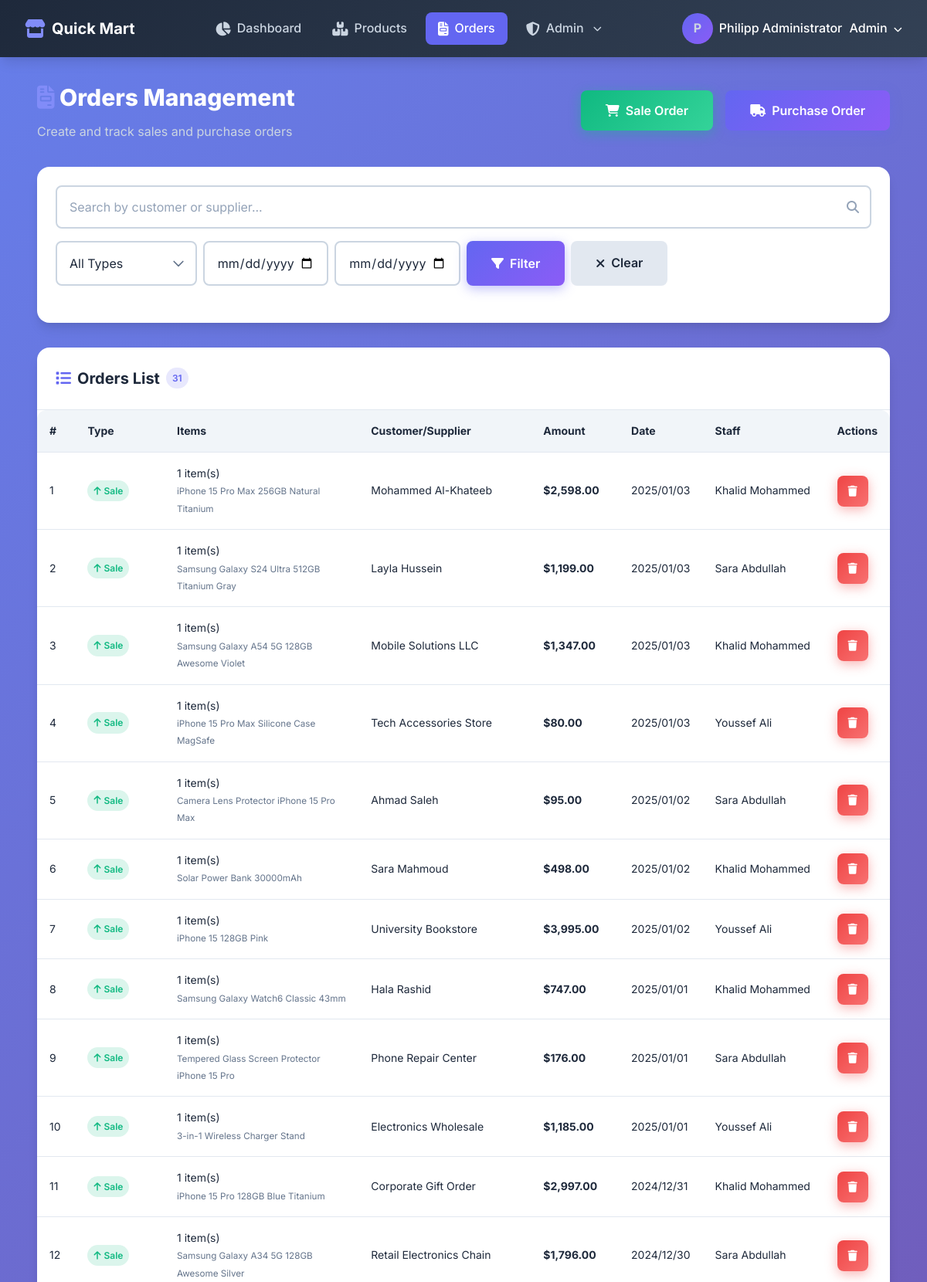
The page /pages/orders.php (signed in, upper part) on the database its author committed.
### tables this page shows
CREATE TABLE IF NOT EXISTS orders (
    order_id INT AUTO_INCREMENT PRIMARY KEY,
    order_type ENUM('Sale', 'Purchase') NOT NULL,
    customer_supplier_name VARCHAR(200) NOT NULL,
    total_amount DECIMAL(10, 2) NOT NULL,
    order_date DATE NOT NULL,
    staff_id VARCHAR(50),
    created_at TIMESTAMP DEFAULT CURRENT_TIMESTAMP,
    FOREIGN KEY (staff_id) REFERENCES staff(staff_id) ON DELETE SET NULL
);

CREATE TABLE IF NOT EXISTS staff (
    staff_id VARCHAR(50) PRIMARY KEY,
    full_name VARCHAR(100) NOT NULL,
    email VARCHAR(100) UNIQUE NOT NULL,
    phone VARCHAR(20) DEFAULT NULL,
    password VARCHAR(255) NOT NULL,
    role ENUM('admin', 'staff') DEFAULT 'staff',
    is_active TINYINT(1) DEFAULT 1,
    login_attempts INT DEFAULT 0,
    locked_until DATETIME DEFAULT NULL,
    last_login DATETIME DEFAULT NULL,
    created_at TIMESTAMP DEFAULT CURRENT_TIMESTAMP
);

### includes/auth.php (called while the page is built, shortened)
<?php
function sanitize($input) {
    return htmlspecialchars($input, ENT_QUOTES, 'UTF-8');
}
?>

### pages/orders.php (the view, shortened to what this page needs)
<?php
require_once __DIR__ . '/../includes/header.php';
$search = $_GET['search'] ?? '';
$date_from = $_GET['date_from'] ?? '';
$date_to = $_GET['date_to'] ?? '';
try {
    $db = getDB();
    $where = ["1=1"];
    $params = [];
    $whereClause = implode(' AND ', $where);
    $sql = "SELECT o.*, s.full_name as staff_name,
                   COUNT(oi.order_item_id) as item_count,
                   GROUP_CONCAT(p.product_name SEPARATOR ', ') as product_names
            FROM orders o
            LEFT JOIN order_items oi ON o.order_id = oi.order_id
            LEFT JOIN products p ON oi.product_id = p.product_id
            LEFT JOIN staff s ON o.staff_id = s.staff_id
            WHERE $whereClause
            GROUP BY o.order_id
            ORDER BY o.created_at DESC";
    $stmt = $db->prepare($sql);
    $stmt->execute($params);
    $orders = $stmt->fetchAll();
} catch (PDOException $e) {
    error_log("Orders page error: " . $e->getMessage());
    $orders = [];
    $products = [];
}
?>
<div class="d-flex justify-between align-center mb-4" style="flex-wrap: wrap; gap: var(--spacing-md);">
    <div>
        <h1 style="font-size: var(--font-size-3xl); font-weight: 800; color: var(--white);">
            <i class="fas fa-file-invoice" style="color: var(--primary-light);"></i>
            Orders Management
        </h1>
        <p style="color: var(--gray-300); margin-top: var(--spacing-sm);">
            Create and track sales and purchase orders
        </p>
    </div>
    <div class="d-flex gap-2">
        <button class="btn btn-success" onclick="openOrderModal('Sale')">
            <i class="fas fa-shopping-cart"></i>
            Sale Order
        </button>
        <button class="btn btn-primary" onclick="openOrderModal('Purchase')">
            <i class="fas fa-truck"></i>
            Purchase Order
        </button>
    </div>
</div>
<div class="card mb-4">
    <div class="card-body">
        <form method="GET" class="toolbar">
            <div class="search-box">
                <input
                    type="text"
                    name="search"
                    class="form-control"
                    placeholder="Search by customer or supplier..."
                    value="<?php echo sanitize($search); ?>"
                >
                <i class="fas fa-search"></i>
            </div>
            <div class="filter-group">
                <select name="type" class="form-control" style="min-width: 150px;">
                    <option value="">All Types</option>
                </select>
                <input
                    type="date"
                    name="date_from"
                    class="form-control"
                    style="min-width: 150px;"
                    value="<?php echo $date_from; ?>"
                    placeholder="From date"
                >
                <input
                    type="date"
                    name="date_to"
                    class="form-control"
                    style="min-width: 150px;"
                    value="<?php echo $date_to; ?>"
                    placeholder="To date"
                >
                <button type="submit" class="btn btn-primary">
                    <i class="fas fa-filter"></i>
                    Filter
                </button>
                <a href="orders.php" class="btn btn-secondary">
                    <i class="fas fa-times"></i>
                    Clear
                </a>
            </div>
        </form>
    </div>
</div>
<div class="card">
    <div class="card-header">
        <h3 class="card-title">
            <i class="fas fa-list"></i>
            Orders List
            <span class="badge badge-primary"><?php echo count($orders); ?></span>
        </h3>
    </div>
    <div class="card-body" style="padding: 0;">
        <?php if (empty($orders)): ?>
            <div class="empty-state">
                <i class="fas fa-file-invoice"></i>
                <h3>No Orders</h3>
                <p>Start by creating sales or purchase orders</p>
                <div class="d-flex gap-2 justify-center mt-2">
                    <button class="btn btn-success" onclick="openOrderModal('Sale')">
                        <i class="fas fa-shopping-cart"></i>
                        Sale Order
                    </button>
                    <button class="btn btn-primary" onclick="openOrderModal('Purchase')">
                        <i class="fas fa-truck"></i>
                        Purchase Order
                    </button>
                </div>
            </div>
        <?php else: ?>
            <div class="table-container">
                <table class="table">
                    <thead>
                        <tr>
                            <th>#</th>
                            <th>Type</th>
                            <th>Items</th>
                            <th>Customer/Supplier</th>
                            <th>Amount</th>
                            <th>Date</th>
                            <th>Staff</th>
                            <th>Actions</th>
                        </tr>
                    </thead>
                    <tbody>
                        <?php foreach ($orders as $order): ?>
                            <tr>
                                <td><?php echo $order['order_id']; ?></td>
                                <td>
                                    <?php if ($order['order_type'] === 'Sale'): ?>
                                        <span class="badge badge-success">
                                            <i class="fas fa-arrow-up"></i>
                                            Sale
                                        </span>
                                    <?php endif; ?>
                                </td>
                                <td>
                                    <div><?php echo $order['item_count']; ?> item(s)</div>
                                    <small class="text-muted"><?php echo sanitize(substr($order['product_names'], 0, 50)); ?><?php echo strlen($order['product_names']) > 50 ? '...' : ''; ?></small>
                                </td>
                                <td><?php echo sanitize($order['customer_supplier_name']); ?></td>
                                <td>
                                    <strong>$<?php echo number_format($order['total_amount'], 2); ?></strong>
                                </td>
                                <td><?php echo date('Y/m/d', strtotime($order['order_date'])); ?></td>
                                <td><?php echo sanitize($order['staff_name'] ?? 'Unknown'); ?></td>
                                <td>
                                    <button
                                        class="btn btn-danger btn-icon btn-sm"
                                        onclick="confirmDelete(<?php echo $order['order_id']; ?>, '<?php echo $order['order_type'] === 'Sale' ? 'Sale' : 'Purchase'; ?>', '<?php echo sanitize($order['product_names']); ?>')"
                                        title="Delete"
                                    >
                                        <i class="fas fa-trash"></i>
                                    </button>
                                </td>
                            </tr>
                        <?php endforeach; ?>
                    </tbody>
                </table>
            </div>
        <?php endif; ?>
    </div>
</div>
<?php require_once __DIR__ . '/../includes/footer.php'; ?>

### rows shown on the page
orders: order_id "1", order_type "Sale" (drawn), item_count "1", product_names "iPhone 15 Pro Max 256GB Natural Titanium", customer_supplier_name "Mohammed Al-Khateeb", total_amount "2,598.00", order_date "2025/01/03", staff.full_name "Khalid Mohammed"
orders: order_id "2", order_type "Sale" (drawn), item_count "1", product_names "Samsung Galaxy S24 Ultra 512GB Titanium Gray", customer_supplier_name "Layla Hussein", total_amount "1,199.00", order_date "2025/01/03", staff.full_name "Sara Abdullah"
orders: order_id "3", order_type "Sale" (drawn), item_count "1", product_names "Samsung Galaxy A54 5G 128GB Awesome Violet", customer_supplier_name "Mobile Solutions LLC", total_amount "1,347.00", order_date "2025/01/03", staff.full_name "Khalid Mohammed"
orders: order_id "4", order_type "Sale" (drawn), item_count "1", product_names "iPhone 15 Pro Max Silicone Case MagSafe", customer_supplier_name "Tech Accessories Store", total_amount "80.00", order_date "2025/01/03", staff.full_name "Youssef Ali"
orders: order_id "5", order_type "Sale" (drawn), item_count "1", product_names "Camera Lens Protector iPhone 15 Pro Max", customer_supplier_name "Ahmad Saleh", total_amount "95.00", order_date "2025/01/02", staff.full_name "Sara Abdullah"
orders: order_id "6", order_type "Sale" (drawn), item_count "1", product_names "Solar Power Bank 30000mAh", customer_supplier_name "Sara Mahmoud", total_amount "498.00", order_date "2025/01/02", staff.full_name "Khalid Mohammed"
orders: order_id "7", order_type "Sale" (drawn), item_count "1", product_names "iPhone 15 128GB Pink", customer_supplier_name "University Bookstore", total_amount "3,995.00", order_date "2025/01/02", staff.full_name "Youssef Ali"
orders: order_id "8", order_type "Sale" (drawn), item_count "1", product_names "Samsung Galaxy Watch6 Classic 43mm", customer_supplier_name "Hala Rashid", total_amount "747.00", order_date "2025/01/01", staff.full_name "Khalid Mohammed"
orders: order_id "9", order_type "Sale" (drawn), item_count "1", product_names "Tempered Glass Screen Protector iPhone 15 Pro", customer_supplier_name "Phone Repair Center", total_amount "176.00", order_date "2025/01/01", staff.full_name "Sara Abdullah"
orders: order_id "10", order_type "Sale" (drawn), item_count "1", product_names "3-in-1 Wireless Charger Stand", customer_supplier_name "Electronics Wholesale", total_amount "1,185.00", order_date "2025/01/01", staff.full_name "Youssef Ali"
orders: order_id "11", order_type "Sale" (drawn), item_count "1", product_names "iPhone 15 Pro 128GB Blue Titanium", customer_supplier_name "Corporate Gift Order", total_amount "2,997.00", order_date "2024/12/31", staff.full_name "Khalid Mohammed"
orders: order_id "12", order_type "Sale" (drawn), item_count "1", product_names "Samsung Galaxy A34 5G 128GB Awesome Silver", customer_supplier_name "Retail Electronics Chain", total_amount "1,796.00", order_date "2024/12/30", staff.full_name "Sara Abdullah"

### other values the page prints
mb_substr(getCurrentStaffName() ?? 'S', 0, 1) "P"
getCurrentStaffName() "Philipp Administrator"
count($orders) "31"
